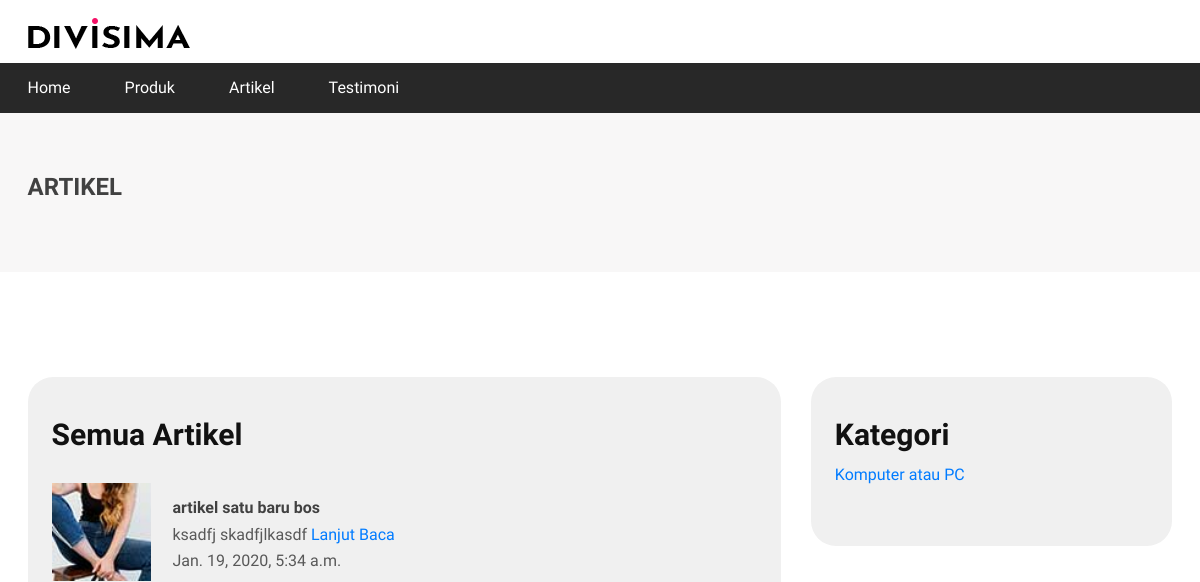
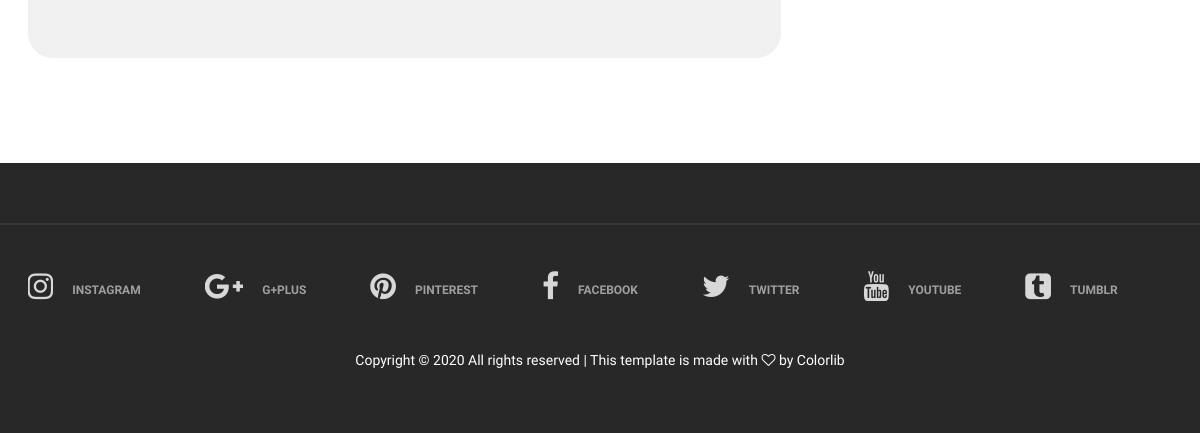
Before: /artikel/ with the older database file (2 pictures, top to bottom).
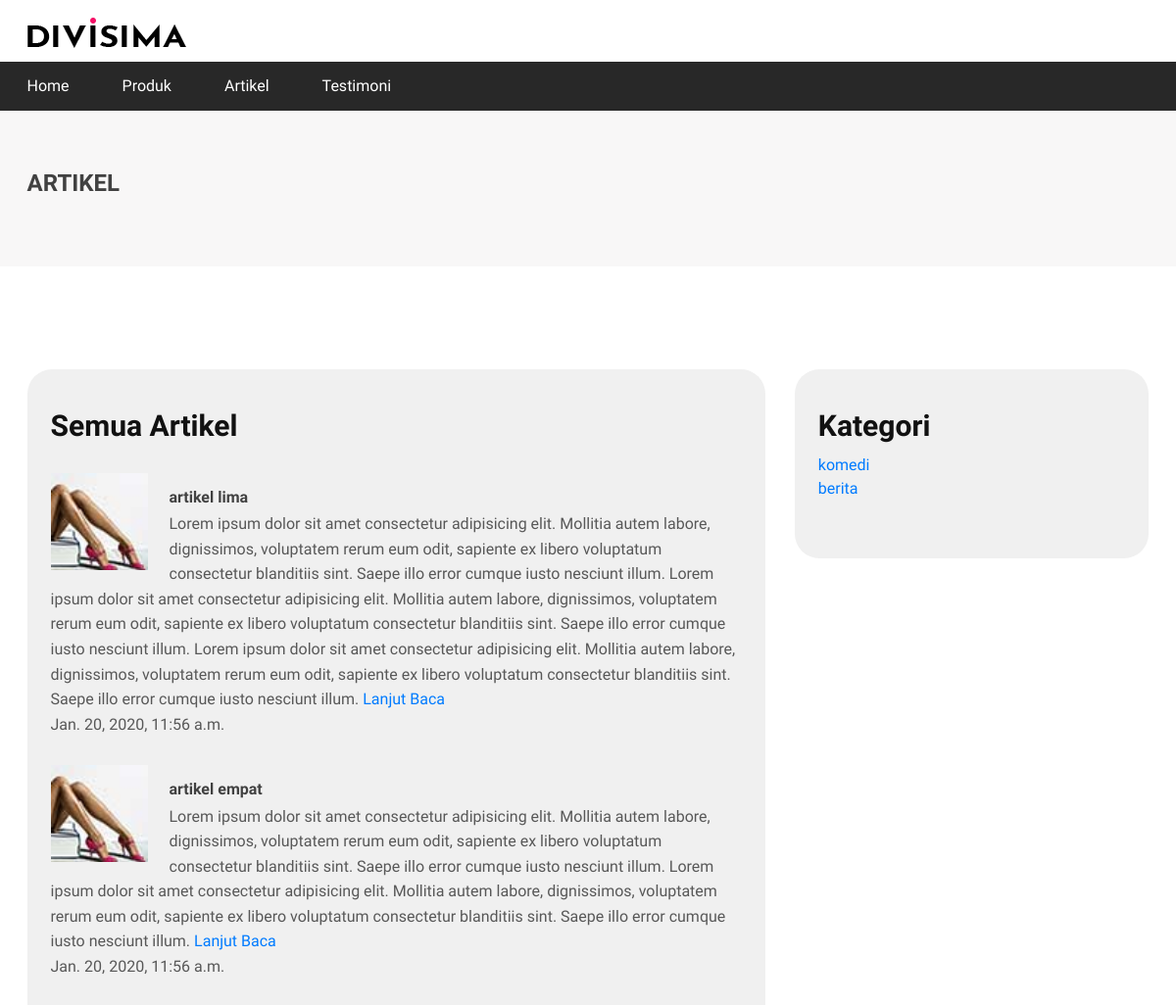
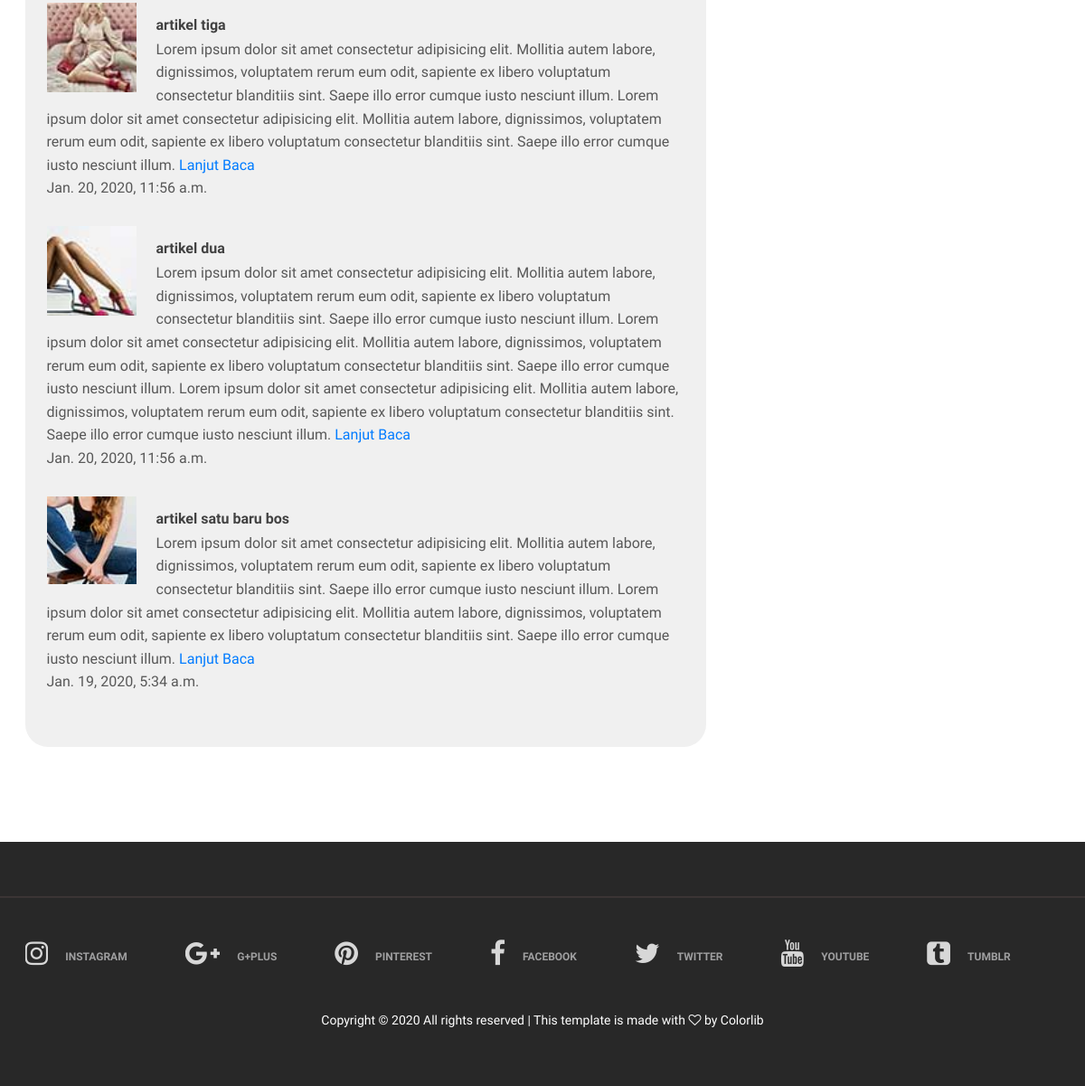
After: the same page with the newer database file (2 pictures, top to bottom).
### blog/models.py (models this page shows, shortened)
class artikel(models.Model):
    judul = models.CharField(max_length=50)
    isi = models.TextField(max_length=1000)
    tanggal = models.DateTimeField(auto_now_add=True,blank=True,null=True)
    slug = models.SlugField(editable=False,blank=True,null=True)
    gambar = models.ImageField(upload_to='images/',null=True)
    kategori = models.ForeignKey(kategori_artikel,on_delete=models.SET_NULL,null=True)

### kategori_artikel/models.py (models this page shows, shortened)
class kategori_artikel(models.Model):
    nama_kategori = models.CharField(max_length=35)
    tanggal_buat = models.DateTimeField(auto_now_add=True)

### blog/views.py (the view)
# urls.py: path('',views.index,name='index'),
def index(request):
    data_kategori = kategori_artikel.objects.all()
    data_artikel = artikel.objects.all().order_by('-id')
    paginator = Paginator(data_artikel, 8)
    page = request.GET.get('page')
    data_artikel = paginator.get_page(page)
    context = {
        'kategori':data_kategori,
        'artikel':data_artikel,
    }
    return render(request,'blog/index.html',context)

### blog/templates/blog/index.html (shortened to what this page needs)
{% extends 'layout/base.html' %}
{% load static %}
{% block content %}
<div class="page-top-info">
    <div class="container">
        <h4>Artikel</h4>
    </div>
</div>
<section class="checkout-section spad">
    <div class="container">
        <div class="row">
            <div class="col-lg-8 order-1 order-lg-1">
                <div class="checkout-cart">
                    <h3>Semua Artikel</h3>
                    <ul class="product-list">
                        {% for row in artikel %}
                        <li>
                            <div class="pl-thumb"><img src="{{row.gambar.url}}" alt=""></div>
                            <h6>{{row.judul}}</h6>
                            <p>{{row.isi}} <a href="{% url 'blog:show' row.slug %}">Lanjut Baca</a></p>
                            <p>{{row.tanggal}}</p>
                        </li>
                        {% endfor %}
                    </ul>
                </div>
            </div>
            <br>
            <div class="col-lg-4 order-2 order-lg-2">
                <div class="checkout-cart">
                    <h3 style="margin-bottom:10px;">Kategori</h3>
                    <ul class="product-list">
                        <li>
                            {% for row in kategori %}
                            <a href="{% url 'blog:categori' row.id %}">{{row.nama_kategori}}</a><br>
                            {% endfor %}
                        </li>
                    </ul>
                </div>
            </div>
        </div>
    </div>
</section>
{% endblock content %}

### templates/layout/base.html (shortened to what this page needs)
{% load static %}
<!DOCTYPE html>
<html lang="zxx">
<head>
	<link rel="stylesheet" href="{% static 'assets/css/bootstrap.min.css' %}" />
	<link rel="stylesheet" href="{% static 'assets/css/font-awesome.min.css' %}" />
	<link rel="stylesheet" href="{% static 'assets/css/flaticon.css' %}" />
	<link rel="stylesheet" href="{% static 'assets/css/slicknav.min.css' %}" />
	<link rel="stylesheet" href="{% static 'assets/css/jquery-ui.min.css' %}" />
	<link rel="stylesheet" href="{% static 'assets/css/owl.carousel.min.css' %}" />
	<link rel="stylesheet" href="{% static 'assets/css/animate.css' %}" />
	<link rel="stylesheet" href="{% static 'assets/css/style.css' %}" />
</head>
<body>
	<header class="header-section">
		<div class="header-top">
			<div class="container">
				<div class="row">
					<div class="col-lg-2 text-center text-lg-left">
						<a href="./index.html" class="site-logo">
							<img src="{% static 'assets/img/logo.png' %}" alt="">
						</a>
					</div>
				</div>
			</div>
		</div>
		{% include 'layout/nav.html' %}
	</header>
	{% block content %}
	{% endblock content %}
	<section class="footer-section">
		<div class="social-links-warp">
			<div class="container">
				<div class="social-links">
					<a href="" class="instagram"><i class="fa fa-instagram"></i><span>instagram</span></a>
					<a href="" class="google-plus"><i class="fa fa-google-plus"></i><span>g+plus</span></a>
					<a href="" class="pinterest"><i class="fa fa-pinterest"></i><span>pinterest</span></a>
					<a href="" class="facebook"><i class="fa fa-facebook"></i><span>facebook</span></a>
					<a href="" class="twitter"><i class="fa fa-twitter"></i><span>twitter</span></a>
					<a href="" class="youtube"><i class="fa fa-youtube"></i><span>youtube</span></a>
					<a href="" class="tumblr"><i class="fa fa-tumblr-square"></i><span>tumblr</span></a>
				</div>
				<p class="text-white text-center mt-5">Copyright &copy;
					<script>document.write(new Date().getFullYear());</script> All rights reserved | This template is
					made with <i class="fa fa-heart-o" aria-hidden="true"></i> by <a href="https://colorlib.com"
						target="_blank">Colorlib</a></p>
			</div>
		</div>
	</section>
</body>
</html>

### templates/layout/nav.html
		<nav class="main-navbar">
			<div class="container">
				<ul class="main-menu">
					<li><a href="{%url 'index' %}">Home</a></li>
					<li><a href="#">Produk</a></li>
					<li><a href="{%url 'blog:index' %}">Artikel</a></li>
					<li><a href="#">Testimoni</a></li>
				</ul>
			</div>
		</nav>

### static/assets/css/style.css (style rules this page uses)
html, body { height: 100%; font-family: 'Josefin Sans', sans-serif; -webkit-font-smoothing: antialiased; font-smoothing: antialiased; }
h1, h2, h3, h4, h5, h6 { margin: 0; color: #111111; font-weight: 600; }
h3 { font-size: 30px; }
h4 { font-size: 24px; }
h6 { font-size: 16px; }
p { font-size: 14px; color: #585858; line-height: 1.6; }
img { max-width: 100%; }
ul, ol { padding: 0; margin: 0; }
.spad { padding-top: 105px; padding-bottom: 105px; }
.text-white h1, .text-white h2, .text-white h3, .text-white h4, .text-white h5, .text-white h6, .text-white p, .text-white span, .text-white li, .text-white a { color: #fff; }
.header-top { padding: 18px 0 14px; }
.site-logo { display: inline-block; }
.main-navbar { background: #282828; }
.main-menu { list-style: none; }
.main-menu li { display: inline-block; position: relative; }
.main-menu li a { display: inline-block; font-size: 16px; color: #ffffff; margin-right: 50px; line-height: 1; padding: 17px 0; position: relative; }
.footer-section { background: #282828; padding-top: 60px; }
.social-links-warp { border-top: 2px solid #3b3535; padding: 46px 0; }
.social-links a { margin-right: 60px; display: inline-block; }
.social-links a:last-child { margin-right: 0; }
.social-links a i { font-size: 30px; color: #d7d7d7; float: left; margin-right: 19px; overflow: hidden; -webkit-transition: all 0.3s; -o-transition: all 0.3s; transition: all 0.3s; }
.social-links a span { display: inline-block; font-size: 12px; font-weight: 600; text-transform: uppercase; color: #9f9fa0; padding-top: 10px; -webkit-transition: all 0.3s; -o-transition: all 0.3s; transition: all 0.3s; }
.page-top-info { background: #f8f7f7; padding: 60px 0 70px; }
.page-top-info h4 { color: #414141; font-weight: 700; text-transform: uppercase; }
.checkout-cart { background: #f0f0f0; padding: 40px 24px 30px; border-radius: 25px; }
.checkout-cart h3 { margin-bottom: 30px; }
.checkout-cart .product-list { list-style: none; }
.checkout-cart .product-list li { overflow: hidden; display: block; margin-bottom: 29px; }
.checkout-cart .product-list .pl-thumb { float: left; overflow: hidden; margin-right: 22px; width: 99px; }
.checkout-cart .product-list .pl-thumb img { min-width: 100%; }
.checkout-cart .product-list h6 { font-weight: 700; color: #414141; padding-top: 15px; margin-bottom: 5px; }
.checkout-cart .product-list p { font-size: 16px; margin-bottom: 0; }
@media (min-width: 1200px) { .container { max-width: 1175px; } }

Changed rows visible on the page:
added artikel: gambar (picture), judul "artikel lima", isi "Lorem ipsum dolor sit amet consectetur adipisicing elit. Mollitia autem labore, dignissimos, voluptatem rerum eum odit, sapiente ex libero voluptatum consectetur blanditiis sint. Saepe illo error cumque iusto nesciunt illum. Lorem ipsum dolor sit amet consectetur adipisicing elit. Mollitia autem labore, dignissimos, voluptatem rerum eum odit, sapiente ex libero voluptatum consectetur blanditiis sint. Saepe illo error cumque iusto nesciunt illum. Lorem ipsum dolor sit amet consectetur adipisicing elit. Mollitia autem labore, dignissimos, voluptatem rerum eum odit, sapiente ex libero voluptatum consectetur blanditiis sint. Saepe illo error cumque iusto nesciunt illum.", tanggal "Jan. 20, 2020, 11:56 a.m."
added artikel: gambar (picture), judul "artikel empat", isi "Lorem ipsum dolor sit amet consectetur adipisicing elit. Mollitia autem labore, dignissimos, voluptatem rerum eum odit, sapiente ex libero voluptatum consectetur blanditiis sint. Saepe illo error cumque iusto nesciunt illum. Lorem ipsum dolor sit amet consectetur adipisicing elit. Mollitia autem labore, dignissimos, voluptatem rerum eum odit, sapiente ex libero voluptatum consectetur blanditiis sint. Saepe illo error cumque iusto nesciunt illum.", tanggal "Jan. 20, 2020, 11:56 a.m."
added artikel: gambar (picture), judul "artikel tiga", isi "Lorem ipsum dolor sit amet consectetur adipisicing elit. Mollitia autem labore, dignissimos, voluptatem rerum eum odit, sapiente ex libero voluptatum consectetur blanditiis sint. Saepe illo error cumque iusto nesciunt illum. Lorem ipsum dolor sit amet consectetur adipisicing elit. Mollitia autem labore, dignissimos, voluptatem rerum eum odit, sapiente ex libero voluptatum consectetur blanditiis sint. Saepe illo error cumque iusto nesciunt illum.", tanggal "Jan. 20, 2020, 11:56 a.m."
added artikel: gambar (picture), judul "artikel dua", isi "Lorem ipsum dolor sit amet consectetur adipisicing elit. Mollitia autem labore, dignissimos, voluptatem rerum eum odit, sapiente ex libero voluptatum consectetur blanditiis sint. Saepe illo error cumque iusto nesciunt illum. Lorem ipsum dolor sit amet consectetur adipisicing elit. Mollitia autem labore, dignissimos, voluptatem rerum eum odit, sapiente ex libero voluptatum consectetur blanditiis sint. Saepe illo error cumque iusto nesciunt illum. Lorem ipsum dolor sit amet consectetur adipisicing elit. Mollitia autem labore, dignissimos, voluptatem rerum eum odit, sapiente ex libero voluptatum consectetur blanditiis sint. Saepe illo error cumque iusto nesciunt illum.", tanggal "Jan. 20, 2020, 11:56 a.m."
changed artikel "artikel satu baru bos": isi "ksadfj skadfjlkasdf" → "Lorem ipsum dolor sit amet consectetur adipisicing elit. Mollitia autem labore, dignissimos, voluptatem rerum eum odit, sapiente ex libero voluptatum consectetur blanditiis sint. Saepe illo error cumque iusto nesciunt illum. Lorem ipsum dolor sit amet consectetur adipisicing elit. Mollitia autem labore, dignissimos, voluptatem rerum eum odit, sapiente ex libero voluptatum consectetur blanditiis sint. Saepe illo error cumque iusto nesciunt illum."
changed kategori_artikel: nama_kategori "Komputer atau PC" → "komedi"
added kategori_artikel: nama_kategori "berita"
